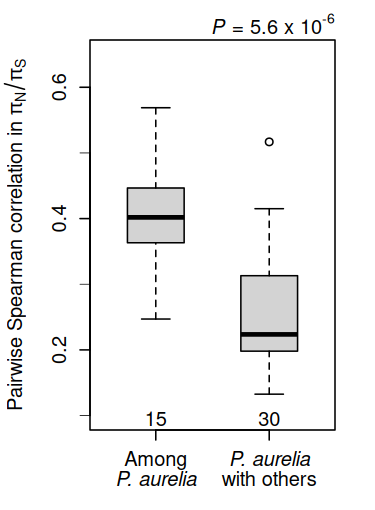

Recreate this plot in R.
#### Are pNpS of genes correlated across species? ####
source('../../scripts/sci_notation.R')

fin <- 'orthologs_species_pnps.csv'
fout <- 'figure_5B.svg'

df <- read.csv(file = fin, row.names = 1)

sps <- colnames(df)
nsp <- length(sps)

spshort <- sapply( strsplit(x = sps, split = '', fixed = T), function(x) paste(x[1:4],collapse=''))

cobs <- NULL

# for each unique pair of species
for(i in 1:(nsp-1)){
  for(j in 2:nsp){
    if( j <= i) next
    # take the subset from the full dataframe
    sub <- df[ , c(i,j)]
    # take genes with data for both species, excluding genes with undefined pNpS
    sub <- sub[ !apply( sub, 1, function(x) any(is.infinite(x) | is.na(x))), ]
    # spearman correlation
    scorob <- suppressWarnings( cor.test(x = sub[,1], y = sub[,2], method = 's'))
    cobs <- rbind( cobs, c( sps[ c(i,j)], scorob$estimate, scorob$p.value))
  }
}

## no. of pairwise comparisons that are significantly positive
cobs <- as.data.frame(cobs)
colnames(cobs) <- c('sp1','sp2', 'cor','p')
cobs$cor <- as.numeric( cobs$cor)
cobs$p <- as.numeric( cobs$p)

cobs$p.adj <- p.adjust(p = cobs$p, method = 'holm')

npairs <- nrow(cobs)
nsigpos <- sum(cobs$cor > 0 & cobs$p.adj < 0.05)

cat(sprintf("%i out of %i pairwise comparisons of pN/pS are significantly positive at P < 0.05 with multiple-testing correction\n",nsigpos,npairs))

### aurelia v/s others
# one species must be aurelia
acobs <- cobs[ grepl("aure", cobs$sp1) | grepl("aure", cobs$sp2), ]
# within aurelia
wnxs <- which( grepl("aure", acobs$sp1) & grepl("aure", acobs$sp2))
wncobs <- acobs[ wnxs, ]
# aurelia with others
otcobs <- acobs[ !(1:nrow(acobs)) %in% wnxs, ]

wncors <- wncobs$cor
otcors <- otcobs$cor

n1 <- length(wncors)
n2 <- length(otcors)

## wilcox test
wob <- wilcox.test( x = wncors, y = otcors, alternative = 't')

## plotting
svg( fout, width = 2.5, height = 3)
#par( mar = c(4,4.5,2,2))
par( mar = c(3.3,3.5,1.5,1))

cxl = 1.0
cxx = 1.0
cxt = 0.8

p <- scinot(wob$p.value)

acol = 'darkslategrey'

tcol <- apply( col2rgb(col = acol), 2, function(x) 
  rgb( x[1], x[2], x[3], 100, maxColorValue = 255))

boxplot( wncors, otcors, notch = F, boxwex = 0.6, 
         names = NA, ylim = c(0.1,0.65), yaxt = 'n',
         ylab = "", col = tcol, border = acol,
         cex.lab = cxl, cex.axis = cxx)

# box labels
mtext(text = "Among", side = 1, at = 1, line = 1, adj = 0.7, cex = cxx)
mtext(text = expression(italic("P. aurelia")), side = 1, at = 1, 
      adj = 0.7, line = 2, cex = cxx)
mtext(text = expression(italic("P. aurelia")), side = 1, adj = 0.3, at = 2, line = 1, cex = cxx)
mtext(text = "with others", side = 1, at = 2, adj = 0.3, line = 2, cex = cxx)

# y-axis
axis(side = 2, at = seq(0.2,0.6,0.2), cex.axis = cxx)
axis(side = 2, at = c(0.1,0.3,0.5), labels = F, lwd.ticks = 0.5, 
     tcl = 0.2, cex.axis = cxx)

mtext( text = bquote( paste( 
  "Pairwise rank correlation in ", pi[N]/pi[S])), 
  side = 2, line = 2.2, cex = cxl, adj = 0.6)


# sample size
mtext( text = c(n1,n2), side = 1, line = -1, at = 1:2, cex = cxt)

# p-value
mtext(text = bquote( paste( italic(P), ' = ', .(p[1])^.(p[2]))), adj = 1, 
      cex = cxx, line = 0.1)
dump <- dev.off()
